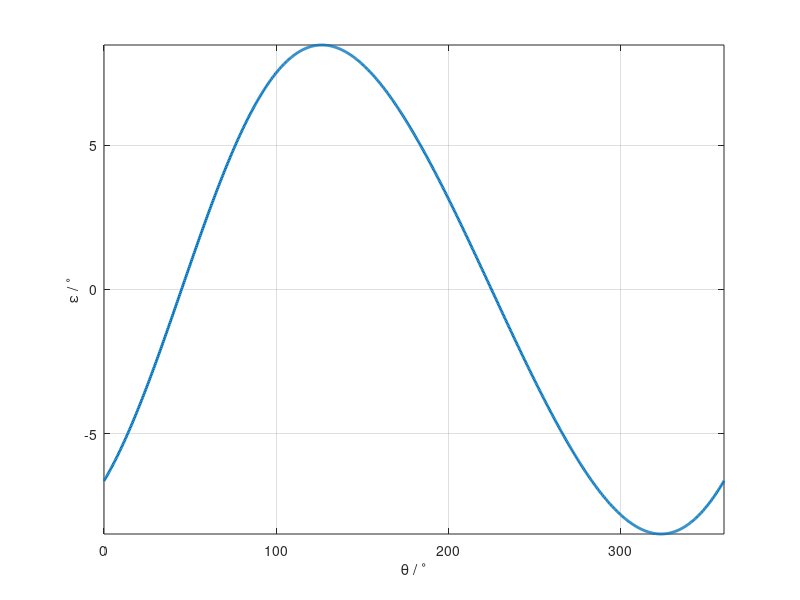
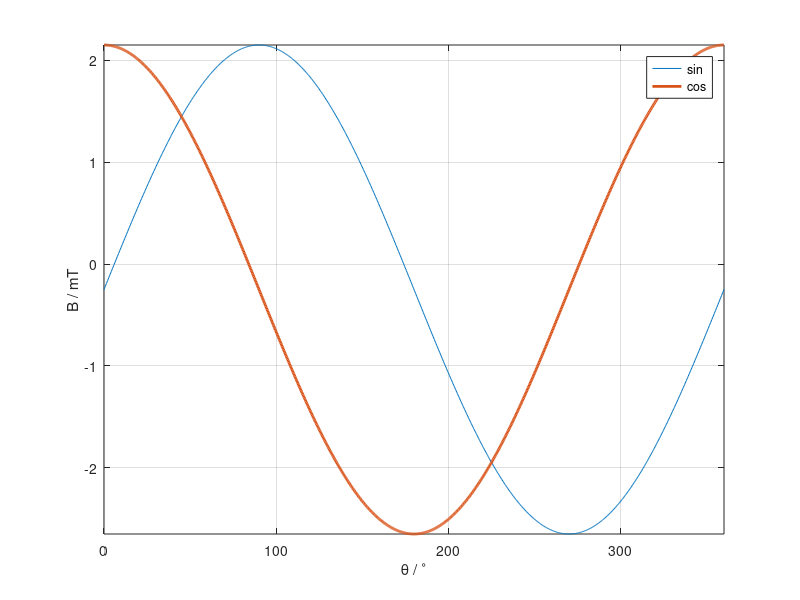

MATLAB code to generate these figures, in order: (Note: this script raises an error after producing the figures.)
% Mitja Alic
% Notranje Gorice 2018.06.29 
% funkcija izrise potek napake najblizje 0,24mm zaradi razmerja proti 
% radiju hallovih sond. Razmerje je tako 0.1
% izrisem napako in poteka analognih signalov

load Rezultati_simulacij.mat
load Rezultati_meritve.mat

meritev = 'lin_xd';

eval(strcat('podatki=',meritev,';'))

el = find(min(abs(podatki.displacement-0.24))== ...
    abs(podatki.displacement-0.24));
podatki.displacement(el)
ref = podatki.ref(el, :);
prot = podatki.protocol(el, :);
Sin = podatki.sin(el, :);
Cos = podatki.cos(el, :);

scrsz = get(0,'ScreenSize');
figure('Name', meritev ,'Position', ...
       [10 scrsz(4)-10-80-600 800 600]);
axes1 = axes('Parent',gcf,...
        'YGrid','on',...
        'XGrid','on',...
        'FontSize',16,...
        'FontName','Times New Roman');
plot(ref,prot,'LineWidth',2);
axis( [0,360,-Inf,Inf])
grid on
xlabel('\theta / ^\circ')
ylabel('\epsilon / ^\circ')

figure('Name', meritev ,'Position', ...
       [10 scrsz(4)-10-80-600 800 600]);
axes1 = axes('Parent',gcf,...
        'YGrid','on',...
        'XGrid','on',...
        'FontSize',16,...
        'FontName','Times New Roman');
plot(ref,Sin,ref,Cos,'LineWidth',2);
legend('sin','cos','Location','northeast')
axis( [0,360,-Inf,Inf])
grid on
xlabel('\theta / ^\circ')
ylabel('B / mT')


fftp = mojfft(prot);
fftp{1}(1) = fftp{1}(1) *cosd(fftp{2}(1));

figure('Name', meritev ,'Position', ...
       [10 scrsz(4)-10-80-600 800 600]);
axes1 = axes('Parent',gcf,...
        'YGrid','on',...
        'XGrid','on',...
        'FontSize',16,...
        'FontName','Times New Roman');
bar(0:4,fftp{1}(1:5),'LineWidth',2);
% axis( [0,5,-Inf,Inf])
grid on
xlabel('harmonik')
ylabel('amplituda harmonika / ^\circ')





clear lin_xs lin_xd lin_ys lin_yd real_xs real_xd real_ys real_yd ...
    meritev_xs meritev_ys meritev_xd meritev_zs
clear el ref prot Sin Cos scrsz axes1 podatki meritev fftp